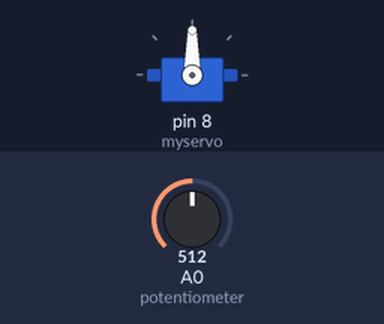
Recording of a sketch running on a simulated Arduino Uno, built with avr-gcc and run on an emulated ATmega328P. Parts: servo. The inputs (shaded band) are chosen by the test bench; at power-on: A0 (potentiometer) = 512.

Above: at 1.2 s.
1.3 s: A0 (potentiometer) set to 716
At 2.5 s:
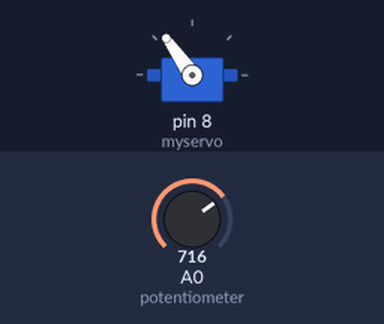
2.8 s: A0 (potentiometer) set to 900
At 3.8 s:
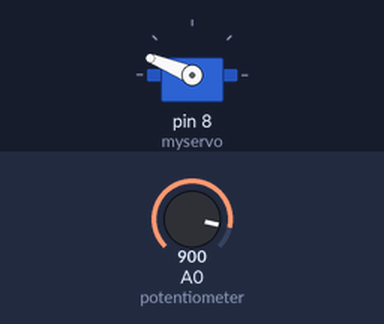
4.3 s: A0 (potentiometer) set to 1023
At 5.0 s:
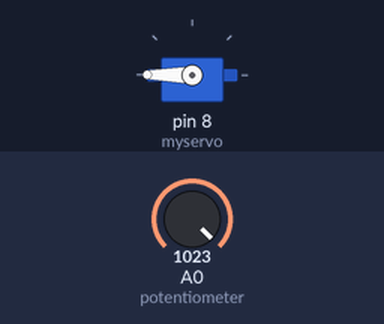
5.8 s: A0 (potentiometer) set to 306
At 6.1 s:
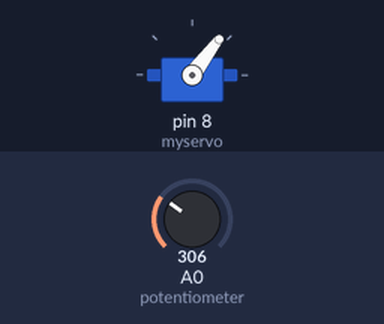
7.3 s: A0 (potentiometer) set to 122
At 8.5 s:
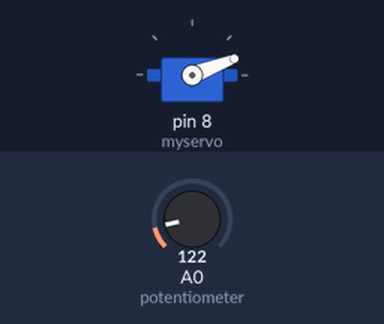
Timing chart, 0 to 9.8 s (numbered marks = the images above; inputs shaded):
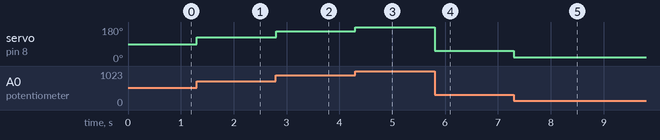

Measured:
- after the input at 1.3 s, servo on pin 8 (myservo): 90° → 125° at once
- after the input at 2.8 s, servo on pin 8 (myservo): 125° → 158° at once
- after the input at 4.3 s, servo on pin 8 (myservo): 158° → 180° at once
- after the input at 5.8 s, servo on pin 8 (myservo): 180° → 53° at once
- after the input at 7.3 s, servo on pin 8 (myservo): 53° → 21° at once

The sketch:

clinostat.ino
```cpp
#include <Servo.h>

Servo myservo; // create servo object to control a servo

int pot;    // variable for potentiometer analog reading, 0-123
int speed;  // variable for servo speed, 0-180.
            // servo is STOPPED at speed = 90
            // full speed in either direction at 0 or 180.
            // this is NOT the servo's angular position

void setup() {
  // setup code that only runs once
  myservo.attach(8); // use pin 8 to control the servo
}

void loop() {
  // code that loops repeatedly
  pot = analogRead(A0);                // read analog voltage from potentiometer
  speed = map(pot, 0, 1023, 0, 180);   // convert analog reading 0-1023 to speed 0-180
  myservo.write(speed);                // send control signal to servo
}
```
